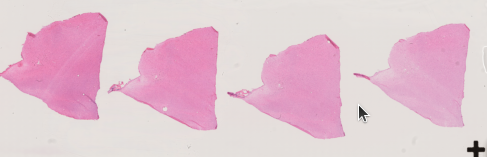
#> input picture assets/input.png, 487 x 157 px, given in place of Sec_75-81_8um_per_pix.tif, which was not available
$ jupyter execute get_bounding_box_crop.ipynb
#> lines starting #> are read from the running program, lines starting #| are printed output that depends on the picture; after the words box and inside, x2 and y2 are one past the last pixel; in counts of white or black regions, pixels touching at a corner belong together; pictures that were not available may be replaced by others from this repository, and a replacement may not be noted
[cell 1]
# TODO: convert to .py

from PIL import Image
import numpy as np
import matplotlib.pyplot as plt
import cv2
import os

[cell 2]
im_path = 'test_data/sec_75-81/Sec_75-81_8um_per_pix.tif'
mask_path = 'test_data/sec_75-81/Sec_75-81_cp_masks.tif'

im = np.array(Image.open(im_path))
#> im is the input picture: shape (157, 487, 4); mean R, G, B, A 227.2, 197.1, 209.5, 255
mask_downsized = np.array(Image.open(mask_path))
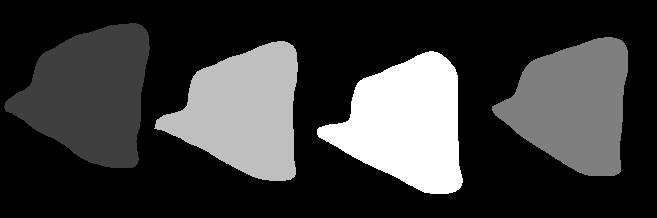
#> input picture test_data/sec_75-81/Sec_75-81_cp_masks.tif, 657 x 218 px
#> mask_downsized is the input picture: shape (218, 657) uint16; min 0, max 4, mean 0.905

[cell 3]
def scale_up_mask(mask_im, scale, ref):
    """
    Upscale mask_im by integer scale, then resize to exactly match ref's HxW.
    This handles any ±1-pixel discrepancy without explicit cropping/padding.
    """
    arr = np.asarray(mask_im)
    # 1) quick integer upscale
    up = cv2.resize(arr, None, fx=scale, fy=scale, interpolation=cv2.INTER_NEAREST)
    # 2) final resize to guarantee exact match
    rh, rw = np.asarray(ref).shape[:2]
    return cv2.resize(up, (rw, rh), interpolation=cv2.INTER_NEAREST)

[cell 4]
mask = scale_up_mask(mask_downsized, scale=20, ref=im)

[cell 5]
print(im.shape)
#| (157, 487, 4)
print(mask.shape)
#| (157, 487)

[cell 6]
plt.imshow(im)
plt.show()
plt.imshow(mask)
plt.show()

[cell 7]
def get_bounding_boxes(mask, margin=0):
    """
    Returns a dict mapping each non-zero label in `mask` to its
    bounding box extended by `margin`, clipped to image bounds.
    Boxes are returned in left-to-right order (by x_min).
    Each box is (x_min, x_max, y_min, y_max).
    """
    h, w = mask.shape
    bboxes = {}
    for obj_id in np.unique(mask)[1:]:
        rows, cols = np.where(mask == obj_id)
        if rows.size == 0:
            continue
        x_min, x_max = cols.min(), cols.max()
        y_min, y_max = rows.min(), rows.max()
        # extend with margin and clip
        x_min = max(0, x_min - margin)
        y_min = max(0, y_min - margin)
        x_max = min(w - 1, x_max + margin)
        y_max = min(h - 1, y_max + margin)
        bboxes[obj_id] = (x_min, x_max, y_min, y_max)

    # sort items by x_min (first element of box tuple)
    sorted_items = sorted(bboxes.items(), key=lambda item: item[1][0])
    # rebuild a dict (insertion order preserves left-to-right)
    return {obj_id: box for obj_id, box in sorted_items}

def crop_image_with_boxes(image, boxes, mask):
    """
    image:   HxWxC RGB array (or PIL Image convertible via np.asarray)
    boxes:   dict mapping obj_id → (x_min, x_max, y_min, y_max)
    mask:    HxW array of ints (e.g. 0/1 or labeled IDs)

    Returns dict of obj_id → cropped RGB array where:
      - mask==obj_id keeps original pixel
      - mask!=obj_id is filled with the channel-wise mode of those background pixels
    """
    img = np.asarray(image)
    if img.ndim < 2:
        raise ValueError(f"Expected ≥2D image, got ndim={img.ndim}")
    h, w = img.shape[:2]
    if mask.shape != (h, w):
        raise ValueError(f"mask shape {mask.shape} ≠ image shape {(h,w)}")

    crops = {}
    for obj_id, (x_min, x_max, y_min, y_max) in boxes.items():
        # sanity check
        if not (0 <= x_min <= x_max < w and 0 <= y_min <= y_max < h):
            raise ValueError(f"Box {obj_id} {(x_min,x_max,y_min,y_max)} out of bounds for image {h}×{w}")

        patch = img[y_min:y_max+1, x_min:x_max+1].copy()
        patch_mask = (mask[y_min:y_max+1, x_min:x_max+1] == obj_id)

        # For each channel, compute mode of background pixels
        if patch.ndim == 3:
            mode_color = []
            for c in range(patch.shape[2]):
                chan = patch[..., c]
                bg = chan[~patch_mask].ravel().astype(int)
                if bg.size:
                    counts = np.bincount(bg)
                    mode_color.append(int(counts.argmax()))
                else:
                    mode_color.append(0)
            mode_color = tuple(mode_color)
            # fill background
            patch[~patch_mask] = mode_color

        else:
            # grayscale fallback
            bg = patch[~patch_mask].ravel().astype(int)
            mode_val = int(np.bincount(bg).argmax()) if bg.size else 0
            patch[~patch_mask] = mode_val

        crops[obj_id] = patch

    return crops

[cell 8]
boxes = get_bounding_boxes(mask, margin=50)
#> the loop in get_bounding_boxes, `for obj_id in np.unique(mask)[1:]:` made 4 passes
#> (x_min, x_max) on passes 1 to 4: (0, 161), (315, 486), (65, 270), (185, 393)
#> after the loop in get_bounding_boxes, `for obj_id in np.unique(mask)[1:]:`: bboxes = {1: (0, 161, 0, 156), 2: (315, 486, 0, 156), 3: (65, 270, 0, 156), 4: (185, 393, 0, 156)}
#> in get_bounding_boxes, `sorted_items = sorted(bboxes.items(), key=lambda item: item[1][0])`: sorted_items = [(1, (0, 161, 0, 156)), (3, (65, 270, 0, 156)), (4, (185, 393, 0, 156)), (2, (315, 486, 0, 156))]
#> boxes = {1: (0, 161, 0, 156), 3: (65, 270, 0, 156), 4: (185, 393, 0, 156), 2: (315, 486, 0, 156)}
cropped_imgs = crop_image_with_boxes(im, boxes, mask)
#> the loop in crop_image_with_boxes, `for obj_id, (x_min, x_max, y_min, y_max) in boxes.items():` made 4 passes
#> (obj_id, x_min, x_max, mode_color) on passes 1 to 4: (1, 0, 161, (228, 223, 220, 255)), (3, 65, 270, (228, 223, 221, 255)), (4, 185, 393, (228, 223, 220, 255)), (2, 315, 486, (229, 223, 220, 255))
#> pass 1, in crop_image_with_boxes, `patch = img[y_min:y_max+1, x_min:x_max+1].copy()`:
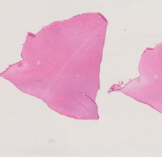
#> patch: shape (157, 162, 4); mean R, G, B, A 227.5, 194.1, 207.7, 255
#> pass 1, in crop_image_with_boxes, `patch_mask = (mask[y_min:y_max+1, x_min:x_max+1] == obj_id)`:
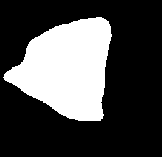
#> patch_mask: shape (157, 162) bool; 29% white; 1 white region, box (x1, y1, x2, y2) and area: (3, 17, 112, 121) 7376
#> pass 2, in crop_image_with_boxes, `patch = img[y_min:y_max+1, x_min:x_max+1].copy()`:
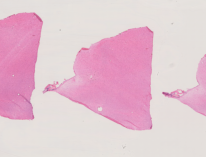
#> patch: shape (157, 206, 4); mean R, G, B, A 227.9, 195.9, 209, 255
#> pass 2, in crop_image_with_boxes, `patch_mask = (mask[y_min:y_max+1, x_min:x_max+1] == obj_id)`:
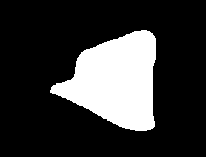
#> patch_mask: shape (157, 206) bool; 21% white; 1 white region, box (x1, y1, x2, y2) and area: (50, 30, 156, 131) 6782
#> after the loop in crop_image_with_boxes, `for obj_id, (x_min, x_max, y_min, y_max) in boxes.items():`:
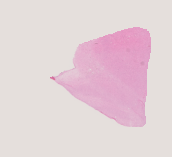
#> patch: shape (157, 172, 4); mean R, G, B, A 228.2, 210.5, 215.6, 255
#> after the loop in crop_image_with_boxes, `for obj_id, (x_min, x_max, y_min, y_max) in boxes.items():`: crops = 4 items
#> cropped_imgs = 4 items

[cell 9]
# cropped_imgs: dict obj_id → crop (H×W×C arrays)
n = len(cropped_imgs)
#> n = 4
fig, axes = plt.subplots(1, n, figsize=(8, 8*n), squeeze=False)


for ax, (obj_id, crop) in zip(axes.ravel(), cropped_imgs.items()):
    ax.imshow(crop)
    ax.set_title(f'Object #{obj_id}', fontsize=10)
    ax.axis('off')
#> this loop made 4 passes
#> obj_id on passes 1 to 4: 1, 3, 4, 2

plt.tight_layout()
plt.show()
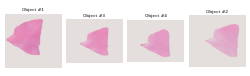
#> figure drawn by matplotlib, 4 panels

[cell 10]
plt.imshow(im)
plt.show()
plt.imshow(mask)
plt.show()

[cell 11]
# save image:
n = len(cropped_imgs)
outpath = 'output'

for num, i in enumerate(cropped_imgs):
    name = f"crop_{num}.tif" # TODO: change name
    outpath_full = os.path.join(outpath, name)
    print(outpath_full)
    im = Image.fromarray(cropped_imgs[i])
#> this loop made 4 passes
#| output/crop_0.tif
#| output/crop_1.tif
#| output/crop_2.tif
#| output/crop_3.tif
#> pass 1, `im = Image.fromarray(cropped_imgs[i])`:
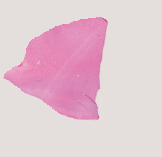
#> im: PIL image 162x157 RGBA; mean R, G, B, A 227.2, 200.5, 210.3, 255
#> pass 2, `im = Image.fromarray(cropped_imgs[i])`:
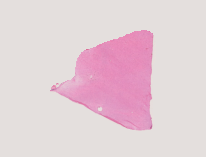
#> im: PIL image 206x157 RGBA; mean R, G, B, A 228.1, 208.2, 214.9, 255
#> pass 3, `im = Image.fromarray(cropped_imgs[i])`:
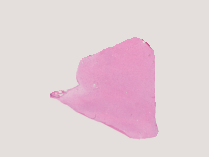
#> im: PIL image 209x157 RGBA; mean R, G, B, A 227.6, 209.6, 214.9, 255
    #im.save(outpath_full)
